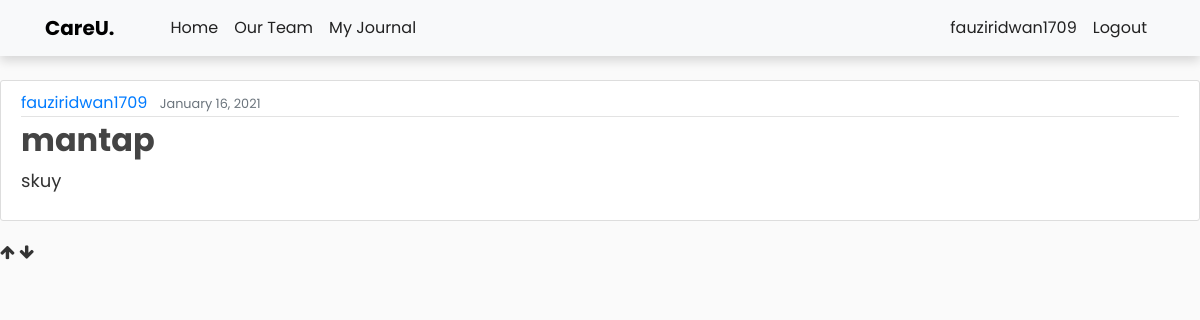
Page /post/1/ (signed in) on the committed database.
### careu/models.py (models this page shows, shortened)
class Post(models.Model):
    title = models.CharField(max_length=100)
    content = models.TextField()
    date_posted = models.DateTimeField(default=timezone.now)
    author = models.ForeignKey(User, on_delete=models.CASCADE)

### careu/views.py (the view)
# urls.py: path('post/<int:pk>/', PostDetailView.as_view(), name = 'journal-detail'),
class PostDetailView(DetailView): # pylint: disable=too-many-ancestors
    model = Post

### careu/templates/careu/post_detail.html
{% extends "base.html" %}
{% block content %}
    <article class="media content-section">
        <div class="media-body">
        <div class="article-metadata">
            <a class="mr-2" href="#">{{ object.author }}</a>
            <small class="text-muted">{{ object.date_posted|date:"F d, Y" }}</small>
        </div>
        <h2 class="article-title" href="#">{{ object.title }}</h2>
        <p class="article-content">{{ object.content }}</p>
        </div>
    </article>
{% endblock content %}

### careu/templates/base.html (shortened to what this page needs)
{% load static %} {% url 'home-base' as home %} {% url 'team-base' as team %} {% url 'journal-home' as journal %} {% url 'login_view' as login %} {% url 'logout_view' as logout %}
<!DOCTYPE html>
<html>
<head>
    <link rel="stylesheet" href="https://maxcdn.bootstrapcdn.com/bootstrap/4.0.0/css/bootstrap.min.css">
    <link rel="stylesheet" type="text/css" href="{% static 'careu/main.css' %}" />
    <link rel="stylesheet" type="text/css" href="{% static 'careu/fauzi.css' %}" />
    <link rel="stylesheet/less" type="text/css" href="styles.less" />
</head>
<body>
    <header style="background-color: white;color: #fff;" class="site-header fixed-top">
        <nav style="align-items: center;box-shadow: 0px 5px 10px #00000024;" class="navbar navbar-expand-sm fixed-top bg-light">
            <div style="align-items: center;" class="container">
                <a class="navbar-brand mr-4" href="{% url 'home-base' %}">CareU.</a>
                <button class="navbar-toggle" type="button" data-toggle="collapse" data-target="#navbarToggle" aria-controls="navbarToggle" aria-expanded="true" aria-label="Toggle navigation">
          <span class="navbar-toggler-icon icon-bar" ></span>
          </button>
                <div class="collapse navbar-collapse" id="navbarToggle">
                    <div class="navbar-nav mr-auto">
                        <a class="nav-item nav-link {% if request.path == home %} active {% endif %}" href="{{ home }}">Home</a>
                        <a class="nav-item nav-link {% if request.path == team %} active {% endif %}" href="{{ team }}">Our Team</a>
                        <a class="nav-item nav-link {% if request.path == journal %} active {% endif %}" href="{{ journal }}">My Journal</a>
                    </div>
                    <div class="navbar-nav mr">
                         {% if request.user.is_authenticated %}
                        <a class="nav-item nav-link" href="/profile/{{user.username}}">{{user.username}}</a>
                        <a class="nav-item nav-link {% if request.path == logout %} active {% endif %}" href="{{ logout }}">Logout</a> {% endif %}
                    </div>
                </div>
            </div>
        </nav>
    </header>
    <div class="koko">
        {% block content %}{% endblock %}
    </div>
    <a id="myTopBtn" onclick="downFunction()" class="float-btn float-btn-right">
        <i class="fa fa-arrow-up float-icon"></i>
    </a>
    <a id="myDownBtn" onclick="topFunction()" class="float-btn float-btn-left">
        <i class="fa fa-arrow-down float-icon"></i>
    </a>
</body>
</html>

### careu/static/careu/main.css (style rules this page uses)
body { background: #fafafa; color: #333333; margin-top: 5rem; font-family: 'Poppins'; }
h1, h2 { color: #101010; font-weight: bold; font-family: 'Poppins'; }
.site-header .navbar-nav .nav-link { color: #222222; transform: 0.3s; }
.content-section { background: #ffffff; padding: 10px 20px; border: 1px solid #dddddd; border-radius: 3px; margin-bottom: 20px; }
.article-title { color: #444444; }
.article-content { white-space: pre-line; }
.article-metadata { padding-bottom: 1px; margin-bottom: 4px; border-bottom: 1px solid #e3e3e3 }

### careu/static/careu/fauzi.css (style rules this page uses)
p { font-size: 18px; }
.navbar-brand { color: black; font-weight: bold; transition: 0.3s; }
* { box-sizing: border-box; }
*::before, *::after { box-sizing: border-box; }
button { position: relative; display: inline-block; cursor: pointer; outline: none; border: 0; vertical-align: middle; text-decoration: none; background: transparent; padding: 0; font-size: inherit; font-family: inherit; }

### rows in the picture
Post: author "fauziridwan1709", date_posted "January 16, 2021", title "mantap", content "skuy"

### other values in the picture
{{ user.username }} "fauziridwan1709"
